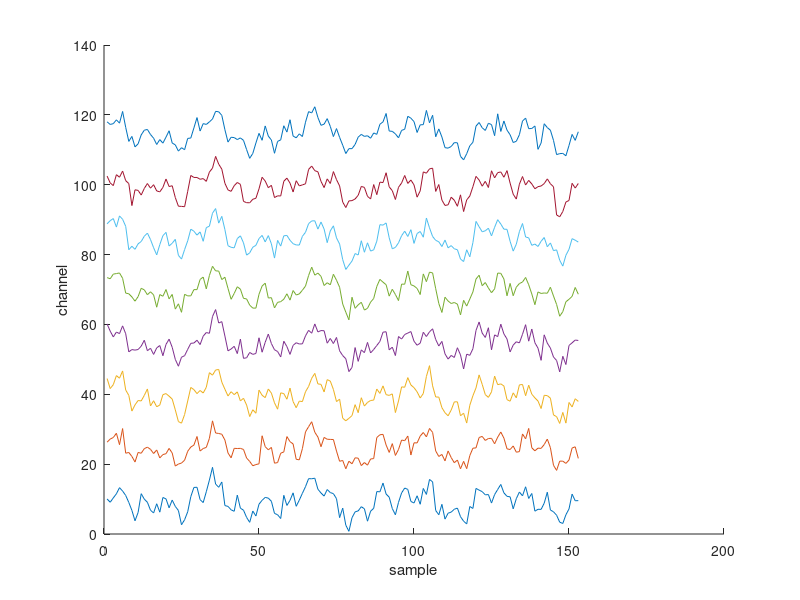

Write the MATLAB code that produced this figure.
x = 1:.2:10*pi; a = rand(1,length(x)); b = 1:8;
y = zeros(8,length(x));
for i = 1:length(b)
    y(i,:) =(...
        (3*sin(1.0*x)+3*rand(1,length(x))) + ...
        (2*sin(1.8*x)+3*rand(1,length(x))) + ...
        (2*sin(4.1*x)+3*rand(1,length(x))))...
        +(15*b(i)-10);    
end

figure; hold on;
for i = 1:length(b)
    plot(y(i,:))
end

xlabel('sample')
ylabel('channel')
